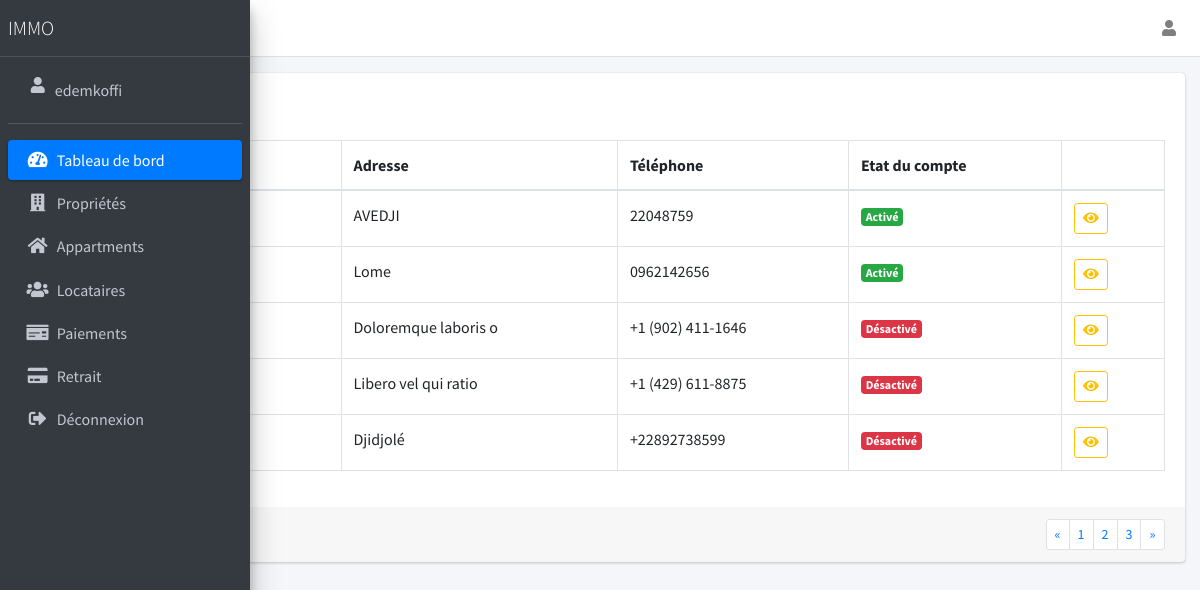
Screenshot of /tenants/list (signed in) with the database file from the repository.
### manager/models.py (models this page shows)
class ImmoUser(models.Model):
    user = models.OneToOneField(User, on_delete=models.CASCADE)
    phone_number = models.CharField(max_length=200)
    address = models.CharField(max_length=200)
    date_create = models.DateTimeField(auto_now_add=True, null=True)
    id_file_path = models.FileField(upload_to="document")
    role = models.ForeignKey(
        ImmoRole, on_delete=models.SET_NULL, null=True, blank=True)
    def __str__(self):
        return self.user.first_name +  ' ' + self.user.last_name

### manager/views.py (the view)
# urls.py: path('tenants/list', views.getTenants, name="tenantList"),
@login_required(login_url='/login')
def getTenants(request):
    auth_user = request.user
    tenants = []
    immo_role = ImmoRole.objects.get(slug='tenant')
    if auth_user.is_staff:
        tenants = ImmoUser.objects.select_related('user').filter(role=immo_role)
    else:
        contracts = Contract.objects.all()
        for contract in contracts:
            if contract.appartment.iBuilding().user.id == auth_user.id:
                tenant = ImmoUser.objects.select_related('user').get(id=contract.tenant.id)
                print(tenant)
                tenants.append(contract.tenant)
    context = {
        'tenants' : tenants
    }
    return render(request, 'components/tenant/list.html', context)

### manager/models.py (called while the page is built)
    def iLandlord(self):
        return self.landlord

    def iBuilding(self):
        return self.building.iLandlord()

### manager/templates/components/tenant/list.html (shortened to what this page needs)
{% extends 'app.html' %}
{% load static %}
{% block content %}
<section class="content">
	<div class="container-fluid">
	  <div class="row">
		<div class="col-md-12 mt-3">
		  <div class="card">
			<div class="card-body">
        <a onclick="history.back()" class="btn btn-outline-danger btn-sm mb-3">
        </a>
              <div class="table-responsive">
                <table class="table table-bordered">
                  <thead>
                    <tr>
                      <th>Nom et Prénoms</th>
                      <th>Adresse</th>
                      <th>Téléphone</th>
                      <th>Etat du compte</th>
                      <th></th>
                    </tr>
                  </thead>
                  <tbody>
                    {% for tenant in tenants %}
                      <tr>
                        <td>{{ tenant }}</td>
                        <td>{{ tenant.address }}</td>
                        <td>{{ tenant.phone_number }}</td>
                        <td>
                          {% if tenant.user.is_active %}
                            <span class="badge bg-success">Activé</span>
                          {% else %}
                            <span class="badge bg-danger">Désactivé</span>
                          {% endif %}
                        </td>
                        <td>
                          <a href="{% url 'tenantDetail' pk=tenant.id %}" class="btn btn-outline-warning btn-sm mr-1">
                            <i class="fas fa-eye"></i>
                          </a>
                        </td>
                      </tr>
                    {% endfor %}
                  </tbody>
                </table>
              </div>
			</div>
			<div class="card-footer clearfix">
			  <ul class="pagination pagination-sm m-0 float-right">
				<li class="page-item"><a class="page-link" href="#">&laquo;</a></li>
				<li class="page-item"><a class="page-link" href="#">1</a></li>
				<li class="page-item"><a class="page-link" href="#">2</a></li>
				<li class="page-item"><a class="page-link" href="#">3</a></li>
				<li class="page-item"><a class="page-link" href="#">&raquo;</a></li>
			  </ul>
			</div>
		  </div>
		</div>
	  </div>
	</div>
</section>
{% endblock %}

### manager/templates/partials/aside.html (shortened to what this page needs)
{% load static %}
<aside class="main-sidebar sidebar-dark-primary elevation-4">
    <a href="{% url 'home' %}" class="brand-link">
        <span class="brand-text font-weight-light">IMMO</span>
    </a>
    <div class="sidebar">
        <div class="user-panel mt-3 pb-3 mb-3 d-flex">
            <div class="image">
                <i class="fas fa-user" style="color:#c2c7d0 !important; margin-left:10px !important;"></i>
            </div>
            <div class="info">
              <a href="#" class="d-block" style="color:#c2c7d0 !important; text-align:center;">{{user.username}}</a>
            </div>
        </div>
        <nav class="mt-2">
            <ul class="nav nav-pills nav-sidebar flex-column" data-widget="treeview" role="menu" data-accordion="false">
                <li class="nav-item menu-open">
                    <a href="{% url 'home' %}" class="nav-link active">
                        <i class="nav-icon fas fa-tachometer-alt"></i>
                        <p>
                            Tableau de bord
                        </p>
                    </a>
                </li>
                {% if request.user.immouser.role.id != 2 or  user.is_staff %}
                    <li class="nav-item">
                        <a href="{% url 'buildingList' %}" class="nav-link">
                        <i class="nav-icon fas fa-building"></i>
                        <p>
                            Propriétés
                        </p>
                        </a>
                    </li>
                    <li class="nav-item">
                        <a href="{% url 'appartmentList' %}" class="nav-link">
                        <i class="nav-icon fas fa-home"></i>
                        <p>
                            Appartments
                        </p>
                        </a>
                    </li>
                    <li class="nav-item">
                        <a href="{% url 'tenantList' %}" class="nav-link  ">
                        <i class="nav-icon fas fa-users"></i>
                        <p>
                            Locataires
                        </p>
                        </a>
                    </li>
                    <li class="nav-item">
                        <a href="{% url 'paymentList' %}" class="nav-link">
                            <i class="nav-icon fas fa-money-check"></i>
                            <p>
                                Paiements
                            </p>
                        </a>
                    </li>
                    {% if request.user.immouser.role.id == 1%}
                        <li class="nav-item">
                            <a href="{% url 'retraiListConn' %}" class="nav-link  ">
                            <i class="nav-icon fas fa-credit-card"></i>
                            <p>
                                Retrait
                            </p>
                            </a>
                        </li>
                    {% endif %}
                {% endif %}
                <li class="nav-item">
                    <a href="{% url 'logout' %}" class="nav-link">
                    <i class="nav-icon fas fa-sign-out-alt"></i>
                    <p>
                        Déconnexion
                    </p>
                    </a>
                </li>
            </ul>
        </nav>
    </div>
</aside>

### rows the page displays
ImmoUser: address "AVEDJI", phone_number "22048759", shows "Activé"
ImmoUser: address "Lome", phone_number "0962142656", shows "Activé"
ImmoUser: address "Doloremque laboris o", phone_number "+1 (902) 411-1646", shows "Désactivé"
ImmoUser: address "Libero vel qui ratio", phone_number "+1 (429) 611-8875", shows "Désactivé"
ImmoUser: address "Djidjolé", phone_number "+22892738599", shows "Désactivé"

### other values shown
{{ user.username }} "edemkoffi"
